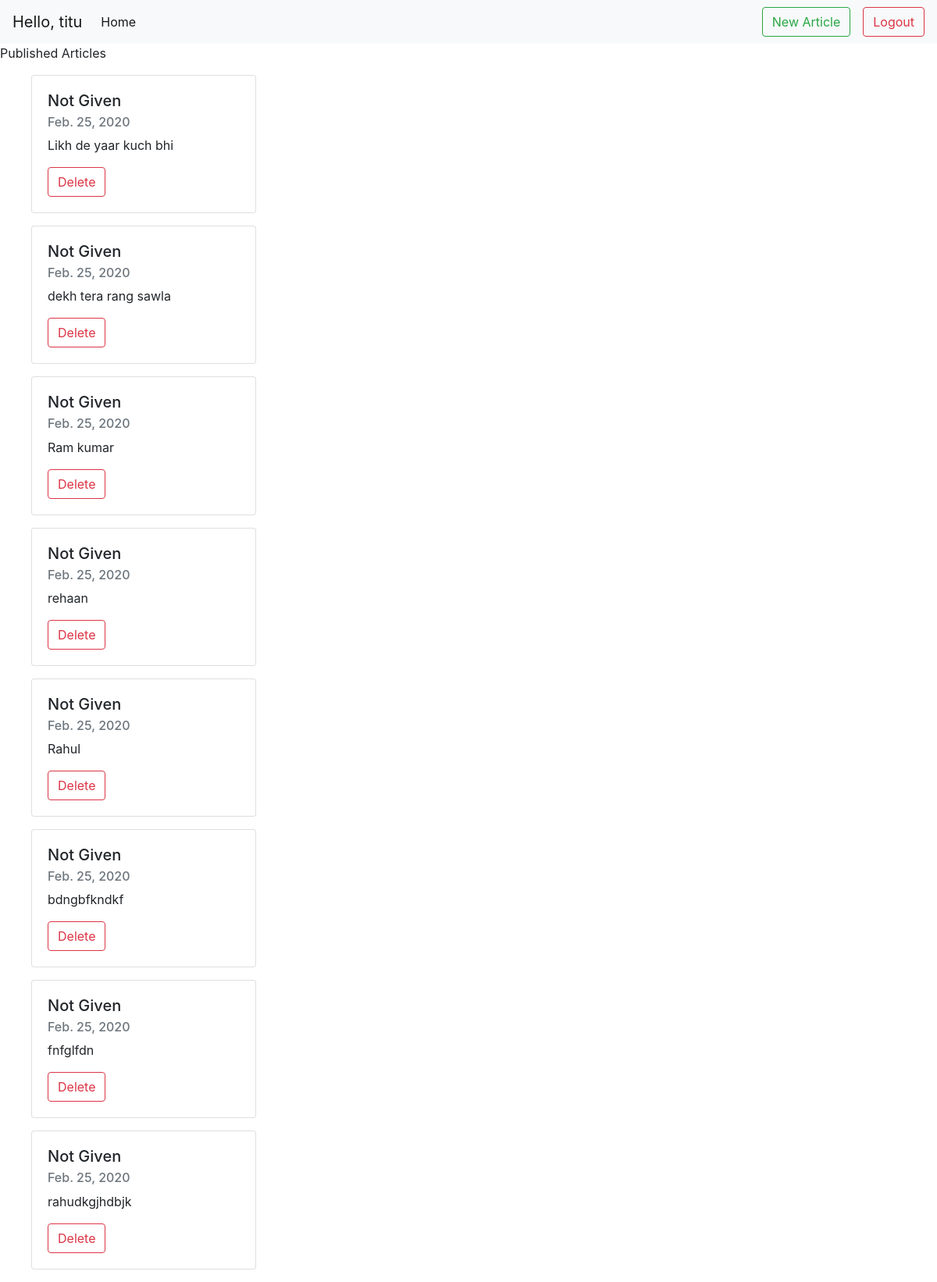
The app's page /blog/dashboard/ (signed in) with its own data.
### blog/models.py (models this page shows, shortened)
class Article(models.Model):
	user=models.ForeignKey(User,on_delete=models.CASCADE)
	articledate=models.DateField()
	title=models.CharField(max_length=1000,default="Not Given")
	article=models.CharField(max_length=10000)

### blog/views.py (the view)
# urls.py: path('dashboard/',views.dashboard),
def dashboard(request):
	return render(request,"dashboard.html")

### templates/dashboard.html (shortened to what this page needs)
{% extends 'base.html'%}
{% block body%}
<nav class="navbar navbar-expand-lg navbar-light bg-light">
  <a class="navbar-brand" href="#">Hello, {{user}}</a>
  <div class="collapse navbar-collapse" id="navbarSupportedContent">
    <ul class="navbar-nav mr-auto">
      <li class="nav-item active">
        <a class="nav-link" href="/blog">Home <span class="sr-only">(current)</span></a>
      </li>
    </ul>
    <div class="form-inline my-2 my-lg-0">
      <a href="/blog/newarticle" class="btn btn-outline-success my-2 my-sm-0 mr-3">New Article</a>
      <a href="/blog/logout" class="btn btn-outline-danger my-2 my-sm-0">Logout</a>
    </div>
  </div>
</nav>
Published Articles
<ol>
<div>
	{% for article in user.article_set.all %}
<div class="card mt-3" style="width: 18rem;">
  <div class="card-body">
    <h5 class="card-title">{{article.title}}</h5>
    <h6 class="card-subtitle mb-2 text-muted">{{article.articledate}}</h6>
    <p class="card-text">{{article.article}}</p>
    <a href="/blog/delete/{{article.id}}" class="card-link btn btn-outline-danger">Delete</a>
  </div>
</div>
{% endfor %}
</div>
</ol>
{% endblock %}

### records on screen
Article: title "Not Given", articledate "Feb. 25, 2020", article "Likh de yaar kuch bhi"
Article: title "Not Given", articledate "Feb. 25, 2020", article "dekh tera rang sawla"
Article: title "Not Given", articledate "Feb. 25, 2020", article "Ram kumar"
Article: title "Not Given", articledate "Feb. 25, 2020", article "rehaan"
Article: title "Not Given", articledate "Feb. 25, 2020", article "Rahul"
Article: title "Not Given", articledate "Feb. 25, 2020", article "bdngbfkndkf"
Article: title "Not Given", articledate "Feb. 25, 2020", article "fnfglfdn"
Article: title "Not Given", articledate "Feb. 25, 2020", article "rahudkgjhdbjk"

### other values on screen
{{ user }} "titu"
